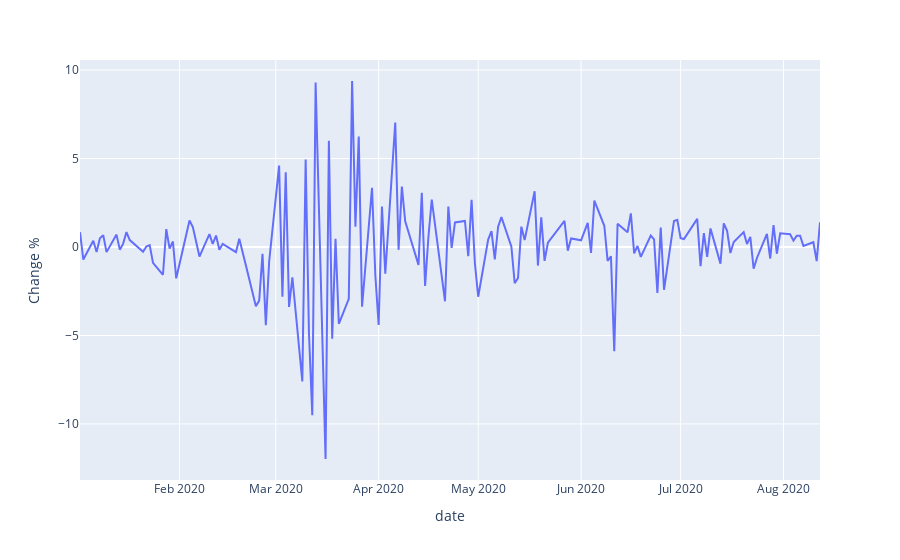
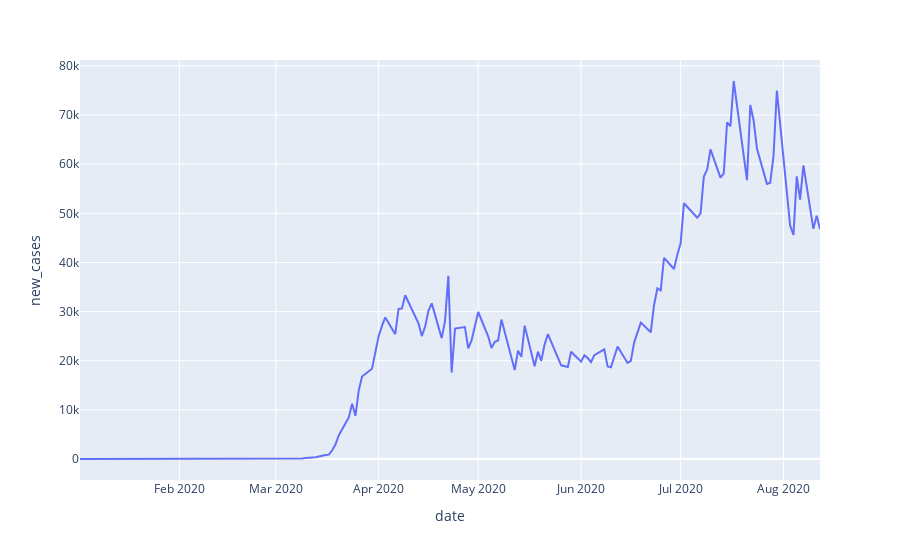
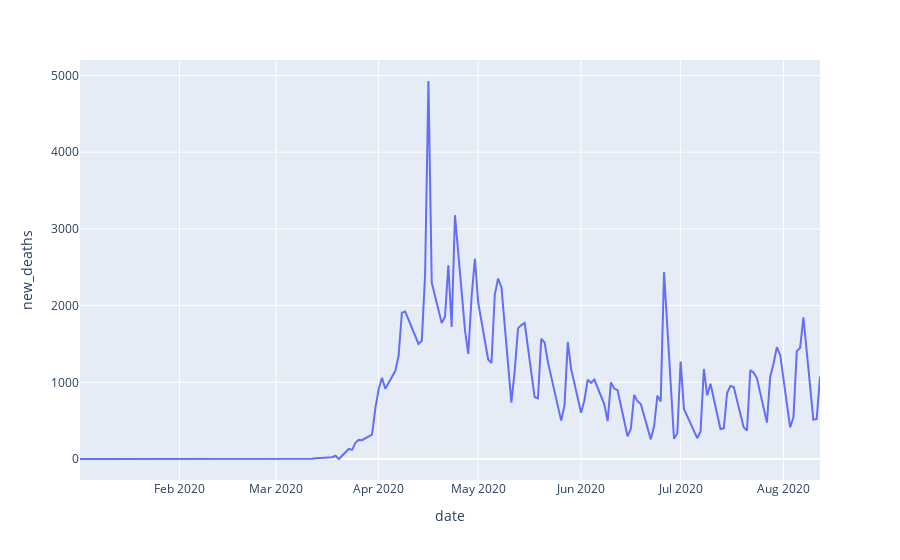
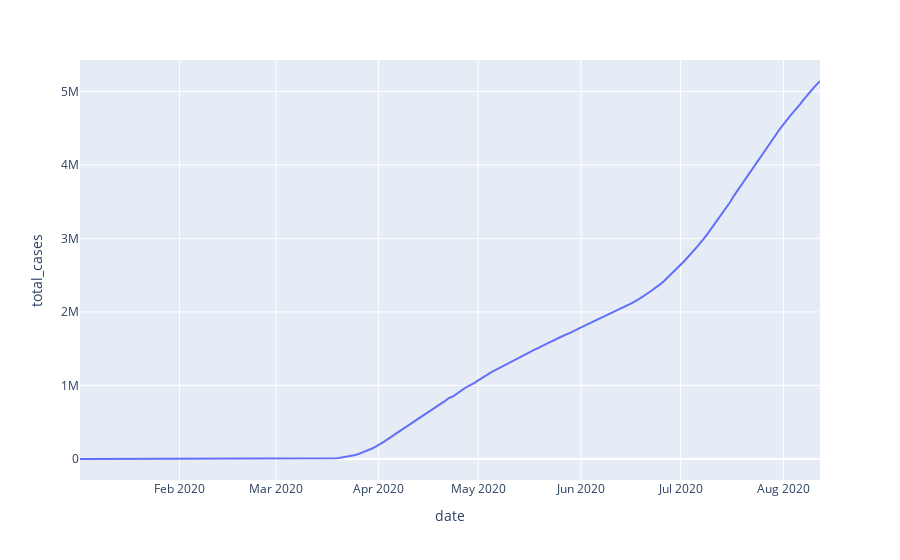

The code cell stored with these charts, in order, in its notebook:
### Markdown cell above
##### EXPLORATORY DATA ANALYSIS

### Code cell
# Keeping the variables in lists
dates = list(data.date)
values_sp_index_change = list(data['Change %'])
values_new_cases = list(data['new_cases'])
values_new_deaths = list(data['new_deaths'])
values_total_cases = list(data['total_cases'])
values_total_deaths = list(data['total_deaths'])

import plotly.express as px

# Plotting sp_index_change
fig_sp_index_change = px.line(data, x='date', y='Change %')
fig_sp_index_change.show()

# Plotting new_cases
fig_new_cases = px.line(data, x='date', y='new_cases')
fig_new_cases.show()

# Plotting new_deaths
fig_new_deaths = px.line(data, x='date', y='new_deaths')
fig_new_deaths.show()

# Plotting total_cases
fig_total_cases = px.line(data, x='date', y='total_cases')
fig_total_cases.show()

# Plotting total_deaths
fig_total_deaths = px.line(data, x='date', y='total_deaths')
fig_total_deaths.show()

### Figure 1 — Plotly figure (JSON) as saved in the notebook; plotly's stock layout.template omitted (floating-point values rounded to 4 significant figures; data arrays with more than 128 entries replaced by an {"elided": "..."} marker saying what was removed)
{"data": [{"hovertemplate": "date=%{x}<br>Change %=%{y}<extra></extra>", "legendgroup": "", "line": {"color": "#636efa", "dash": "solid"}, "mode": "lines", "name": "", "orientation": "v", "showlegend": false, "type": "scatter", "x": {"elided": "155 str values"}, "xaxis": "x", "y": {"elided": "155 float values"}, "yaxis": "y"}], "layout": {"legend": {"tracegroupgap": 0}, "margin": {"t": 60}, "xaxis": {"anchor": "y", "domain": [0, 1], "title": {"text": "date"}}, "yaxis": {"anchor": "x", "domain": [0, 1], "title": {"text": "Change %"}}}}

### Figure 2 — Plotly figure (JSON) as saved in the notebook; plotly's stock layout.template omitted (floating-point values rounded to 4 significant figures; data arrays with more than 128 entries replaced by an {"elided": "..."} marker saying what was removed)
{"data": [{"hovertemplate": "date=%{x}<br>new_cases=%{y}<extra></extra>", "legendgroup": "", "line": {"color": "#636efa", "dash": "solid"}, "mode": "lines", "name": "", "orientation": "v", "showlegend": false, "type": "scatter", "x": {"elided": "155 str values"}, "xaxis": "x", "y": {"elided": "155 int values"}, "yaxis": "y"}], "layout": {"legend": {"tracegroupgap": 0}, "margin": {"t": 60}, "xaxis": {"anchor": "y", "domain": [0, 1], "title": {"text": "date"}}, "yaxis": {"anchor": "x", "domain": [0, 1], "title": {"text": "new_cases"}}}}

### Figure 3 — Plotly figure (JSON) as saved in the notebook; plotly's stock layout.template omitted (floating-point values rounded to 4 significant figures; data arrays with more than 128 entries replaced by an {"elided": "..."} marker saying what was removed)
{"data": [{"hovertemplate": "date=%{x}<br>new_deaths=%{y}<extra></extra>", "legendgroup": "", "line": {"color": "#636efa", "dash": "solid"}, "mode": "lines", "name": "", "orientation": "v", "showlegend": false, "type": "scatter", "x": {"elided": "155 str values"}, "xaxis": "x", "y": {"elided": "155 int values"}, "yaxis": "y"}], "layout": {"legend": {"tracegroupgap": 0}, "margin": {"t": 60}, "xaxis": {"anchor": "y", "domain": [0, 1], "title": {"text": "date"}}, "yaxis": {"anchor": "x", "domain": [0, 1], "title": {"text": "new_deaths"}}}}

### Figure 4 — Plotly figure (JSON) as saved in the notebook; plotly's stock layout.template omitted (floating-point values rounded to 4 significant figures; data arrays with more than 128 entries replaced by an {"elided": "..."} marker saying what was removed)
{"data": [{"hovertemplate": "date=%{x}<br>total_cases=%{y}<extra></extra>", "legendgroup": "", "line": {"color": "#636efa", "dash": "solid"}, "mode": "lines", "name": "", "orientation": "v", "showlegend": false, "type": "scatter", "x": {"elided": "155 str values"}, "xaxis": "x", "y": {"elided": "155 int values"}, "yaxis": "y"}], "layout": {"legend": {"tracegroupgap": 0}, "margin": {"t": 60}, "xaxis": {"anchor": "y", "domain": [0, 1], "title": {"text": "date"}}, "yaxis": {"anchor": "x", "domain": [0, 1], "title": {"text": "total_cases"}}}}
